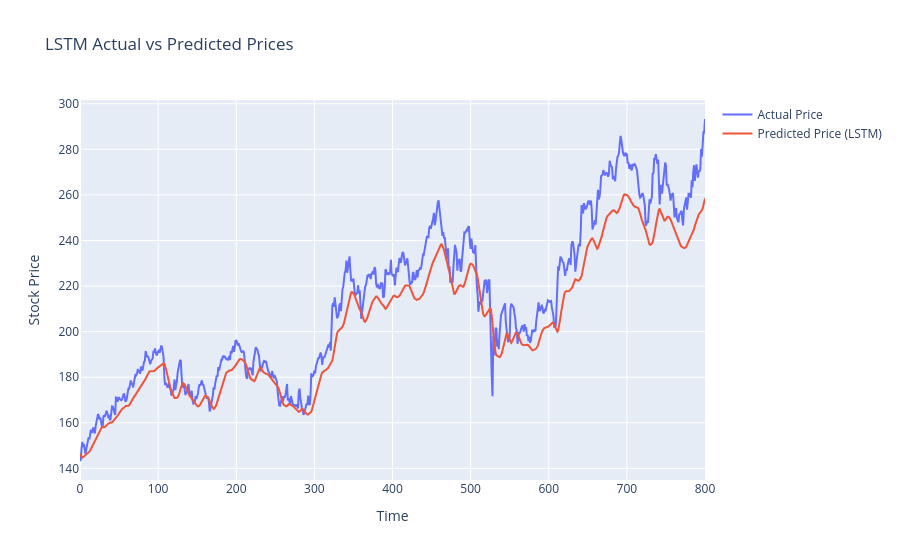

Write notebook code for a chart like this one.
### Markdown cell above
**Viz (LSTM vs Predicted values)**

### Code cell
fig = go.Figure()

fig.add_trace(go.Scatter(
    y=y_test_actual.flatten(),
    mode='lines',
    name='Actual Price'
))

fig.add_trace(go.Scatter(
    y=lstm_preds.flatten(),
    mode='lines',
    name='Predicted Price (LSTM)'
))

fig.update_layout(
    title="LSTM Actual vs Predicted Prices",
    xaxis_title="Time",
    yaxis_title="Stock Price"
)

fig.show()

### Figure 1 — Plotly figure (JSON) as saved in the notebook; plotly's stock layout.template omitted (floating-point values rounded to 4 significant figures; data arrays with more than 128 entries replaced by an {"elided": "..."} marker saying what was removed)
{"data": [{"mode": "lines", "name": "Actual Price", "type": "scatter", "y": {"elided": "801 float values"}}, {"mode": "lines", "name": "Predicted Price (LSTM)", "type": "scatter", "y": {"elided": "801 float values"}}], "layout": {"title": {"text": "LSTM Actual vs Predicted Prices"}, "xaxis": {"title": {"text": "Time"}}, "yaxis": {"title": {"text": "Stock Price"}}}}
